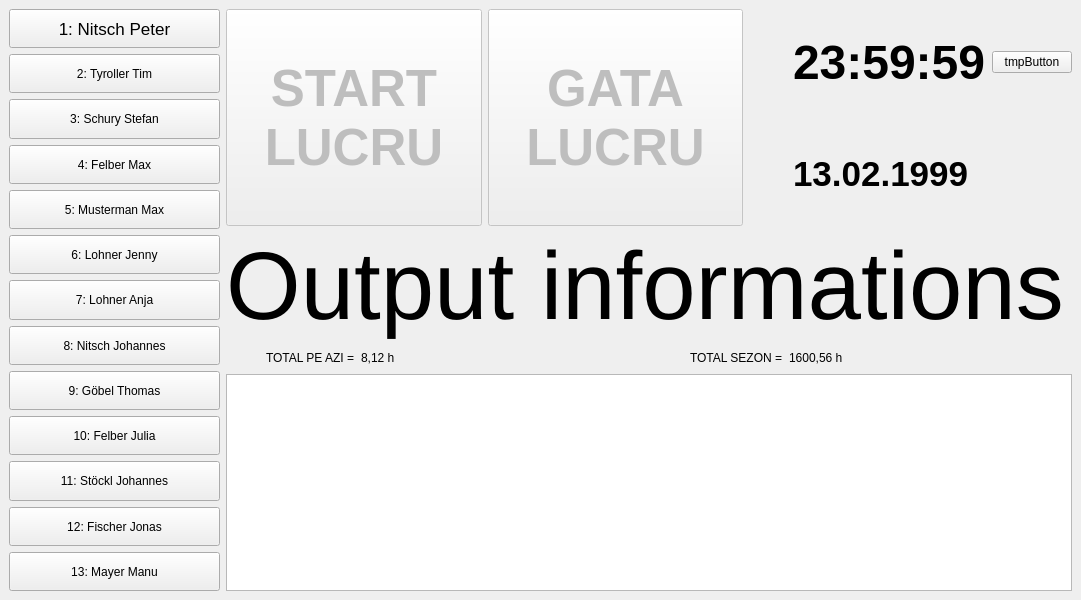
<?xml version="1.0" encoding="UTF-8"?>
<ui version="4.0">
 <class>MainWindow</class>
 <widget class="QMainWindow" name="MainWindow">
  <property name="geometry">
   <rect>
    <x>0</x>
    <y>0</y>
    <width>1081</width>
    <height>600</height>
   </rect>
  </property>
  <property name="sizePolicy">
   <sizepolicy hsizetype="Expanding" vsizetype="Expanding">
    <horstretch>0</horstretch>
    <verstretch>0</verstretch>
   </sizepolicy>
  </property>
  <property name="windowTitle">
   <string>MainWindow</string>
  </property>
  <widget class="QWidget" name="centralwidget">
   <property name="sizePolicy">
    <sizepolicy hsizetype="Expanding" vsizetype="Expanding">
     <horstretch>0</horstretch>
     <verstretch>0</verstretch>
    </sizepolicy>
   </property>
   <layout class="QGridLayout" name="gridLayout" columnstretch="1,4">
    <item row="0" column="0">
     <layout class="QVBoxLayout" name="verticalLayout_mainLeft">
      <item>
       <widget class="QPushButton" name="pushButton">
        <property name="sizePolicy">
         <sizepolicy hsizetype="Expanding" vsizetype="Expanding">
          <horstretch>0</horstretch>
          <verstretch>0</verstretch>
         </sizepolicy>
        </property>
        <property name="font">
         <font>
          <pointsize>13</pointsize>
          <bold>false</bold>
         </font>
        </property>
        <property name="text">
         <string>1: Nitsch Peter</string>
        </property>
        <property name="autoDefault">
         <bool>false</bool>
        </property>
       </widget>
      </item>
      <item>
       <widget class="QPushButton" name="pushButton_2">
        <property name="sizePolicy">
         <sizepolicy hsizetype="Expanding" vsizetype="Expanding">
          <horstretch>0</horstretch>
          <verstretch>0</verstretch>
         </sizepolicy>
        </property>
        <property name="text">
         <string>2: Tyroller Tim</string>
        </property>
       </widget>
      </item>
      <item>
       <widget class="QPushButton" name="pushButton_3">
        <property name="sizePolicy">
         <sizepolicy hsizetype="Expanding" vsizetype="Expanding">
          <horstretch>0</horstretch>
          <verstretch>0</verstretch>
         </sizepolicy>
        </property>
        <property name="text">
         <string>3: Schury Stefan</string>
        </property>
       </widget>
      </item>
      <item>
       <widget class="QPushButton" name="pushButton_4">
        <property name="sizePolicy">
         <sizepolicy hsizetype="Expanding" vsizetype="Expanding">
          <horstretch>0</horstretch>
          <verstretch>0</verstretch>
         </sizepolicy>
        </property>
        <property name="text">
         <string>4: Felber Max</string>
        </property>
       </widget>
      </item>
      <item>
       <widget class="QPushButton" name="pushButton_5">
        <property name="sizePolicy">
         <sizepolicy hsizetype="Expanding" vsizetype="Expanding">
          <horstretch>0</horstretch>
          <verstretch>0</verstretch>
         </sizepolicy>
        </property>
        <property name="text">
         <string>5: Musterman Max</string>
        </property>
       </widget>
      </item>
      <item>
       <widget class="QPushButton" name="pushButton_6">
        <property name="sizePolicy">
         <sizepolicy hsizetype="Expanding" vsizetype="Expanding">
          <horstretch>0</horstretch>
          <verstretch>0</verstretch>
         </sizepolicy>
        </property>
        <property name="text">
         <string>6: Lohner Jenny</string>
        </property>
       </widget>
      </item>
      <item>
       <widget class="QPushButton" name="pushButton_7">
        <property name="sizePolicy">
         <sizepolicy hsizetype="Expanding" vsizetype="Expanding">
          <horstretch>0</horstretch>
          <verstretch>0</verstretch>
         </sizepolicy>
        </property>
        <property name="text">
         <string>7: Lohner Anja</string>
        </property>
       </widget>
      </item>
      <item>
       <widget class="QPushButton" name="pushButton_8">
        <property name="sizePolicy">
         <sizepolicy hsizetype="Expanding" vsizetype="Expanding">
          <horstretch>0</horstretch>
          <verstretch>0</verstretch>
         </sizepolicy>
        </property>
        <property name="text">
         <string>8: Nitsch Johannes</string>
        </property>
       </widget>
      </item>
      <item>
       <widget class="QPushButton" name="pushButton_9">
        <property name="sizePolicy">
         <sizepolicy hsizetype="Expanding" vsizetype="Expanding">
          <horstretch>0</horstretch>
          <verstretch>0</verstretch>
         </sizepolicy>
        </property>
        <property name="text">
         <string>9: Göbel Thomas</string>
        </property>
       </widget>
      </item>
      <item>
       <widget class="QPushButton" name="pushButton_10">
        <property name="sizePolicy">
         <sizepolicy hsizetype="Expanding" vsizetype="Expanding">
          <horstretch>0</horstretch>
          <verstretch>0</verstretch>
         </sizepolicy>
        </property>
        <property name="text">
         <string>10: Felber Julia</string>
        </property>
       </widget>
      </item>
      <item>
       <widget class="QPushButton" name="pushButton_11">
        <property name="sizePolicy">
         <sizepolicy hsizetype="Expanding" vsizetype="Expanding">
          <horstretch>0</horstretch>
          <verstretch>0</verstretch>
         </sizepolicy>
        </property>
        <property name="text">
         <string>11: Stöckl Johannes</string>
        </property>
       </widget>
      </item>
      <item>
       <widget class="QPushButton" name="pushButton_12">
        <property name="sizePolicy">
         <sizepolicy hsizetype="Expanding" vsizetype="Expanding">
          <horstretch>0</horstretch>
          <verstretch>0</verstretch>
         </sizepolicy>
        </property>
        <property name="text">
         <string>12: Fischer Jonas</string>
        </property>
       </widget>
      </item>
      <item>
       <widget class="QPushButton" name="pushButton_13">
        <property name="sizePolicy">
         <sizepolicy hsizetype="Expanding" vsizetype="Expanding">
          <horstretch>0</horstretch>
          <verstretch>0</verstretch>
         </sizepolicy>
        </property>
        <property name="text">
         <string>13: Mayer Manu</string>
        </property>
       </widget>
      </item>
     </layout>
    </item>
    <item row="0" column="1">
     <layout class="QVBoxLayout" name="verticalLayout_mainRight" stretch="2,1,0,2">
      <item>
       <layout class="QHBoxLayout" name="horizontalLayout_inputs" stretch="1,1,1">
        <item>
         <widget class="QPushButton" name="pushButton_come">
          <property name="enabled">
           <bool>false</bool>
          </property>
          <property name="sizePolicy">
           <sizepolicy hsizetype="Expanding" vsizetype="Expanding">
            <horstretch>0</horstretch>
            <verstretch>0</verstretch>
           </sizepolicy>
          </property>
          <property name="font">
           <font>
            <pointsize>38</pointsize>
            <bold>true</bold>
           </font>
          </property>
          <property name="text">
           <string>START
LUCRU</string>
          </property>
         </widget>
        </item>
        <item>
         <widget class="QPushButton" name="pushButton_go">
          <property name="enabled">
           <bool>false</bool>
          </property>
          <property name="sizePolicy">
           <sizepolicy hsizetype="Expanding" vsizetype="Expanding">
            <horstretch>0</horstretch>
            <verstretch>0</verstretch>
           </sizepolicy>
          </property>
          <property name="font">
           <font>
            <pointsize>38</pointsize>
            <bold>true</bold>
           </font>
          </property>
          <property name="text">
           <string>GATA
LUCRU</string>
          </property>
         </widget>
        </item>
        <item>
         <layout class="QVBoxLayout" name="verticalLayout_dateTime" stretch="1,1">
          <item>
           <layout class="QHBoxLayout" name="horizontalLayout_time" stretch="0,0,0">
            <item>
             <widget class="QLabel" name="label_timeIcon">
              <property name="sizePolicy">
               <sizepolicy hsizetype="Minimum" vsizetype="Minimum">
                <horstretch>0</horstretch>
                <verstretch>0</verstretch>
               </sizepolicy>
              </property>
              <property name="minimumSize">
               <size>
                <width>38</width>
                <height>38</height>
               </size>
              </property>
              <property name="maximumSize">
               <size>
                <width>38</width>
                <height>38</height>
               </size>
              </property>
              <property name="text">
               <string/>
              </property>
              <property name="pixmap">
               <pixmap resource="resources.qrc">:/images/clock.png</pixmap>
              </property>
              <property name="scaledContents">
               <bool>true</bool>
              </property>
              <property name="alignment">
               <set>Qt::AlignRight|Qt::AlignTrailing|Qt::AlignVCenter</set>
              </property>
             </widget>
            </item>
            <item>
             <widget class="QLabel" name="label_time">
              <property name="sizePolicy">
               <sizepolicy hsizetype="Expanding" vsizetype="Expanding">
                <horstretch>0</horstretch>
                <verstretch>0</verstretch>
               </sizepolicy>
              </property>
              <property name="font">
               <font>
                <pointsize>36</pointsize>
                <bold>true</bold>
               </font>
              </property>
              <property name="text">
               <string>23:59:59</string>
              </property>
              <property name="alignment">
               <set>Qt::AlignLeading|Qt::AlignLeft|Qt::AlignVCenter</set>
              </property>
             </widget>
            </item>
            <item>
             <widget class="QPushButton" name="tmpButton">
              <property name="text">
               <string>tmpButton</string>
              </property>
             </widget>
            </item>
           </layout>
          </item>
          <item>
           <layout class="QHBoxLayout" name="horizontalLayout_date">
            <item>
             <widget class="QLabel" name="label_dateIcon">
              <property name="sizePolicy">
               <sizepolicy hsizetype="Fixed" vsizetype="Fixed">
                <horstretch>0</horstretch>
                <verstretch>0</verstretch>
               </sizepolicy>
              </property>
              <property name="minimumSize">
               <size>
                <width>38</width>
                <height>38</height>
               </size>
              </property>
              <property name="maximumSize">
               <size>
                <width>38</width>
                <height>38</height>
               </size>
              </property>
              <property name="text">
               <string/>
              </property>
              <property name="pixmap">
               <pixmap resource="resources.qrc">:/images/calendar.png</pixmap>
              </property>
              <property name="scaledContents">
               <bool>true</bool>
              </property>
              <property name="alignment">
               <set>Qt::AlignRight|Qt::AlignTrailing|Qt::AlignVCenter</set>
              </property>
             </widget>
            </item>
            <item>
             <widget class="QLabel" name="label_date">
              <property name="sizePolicy">
               <sizepolicy hsizetype="Expanding" vsizetype="Expanding">
                <horstretch>0</horstretch>
                <verstretch>0</verstretch>
               </sizepolicy>
              </property>
              <property name="font">
               <font>
                <pointsize>26</pointsize>
                <bold>true</bold>
               </font>
              </property>
              <property name="text">
               <string>13.02.1999</string>
              </property>
              <property name="alignment">
               <set>Qt::AlignLeading|Qt::AlignLeft|Qt::AlignVCenter</set>
              </property>
             </widget>
            </item>
           </layout>
          </item>
         </layout>
        </item>
       </layout>
      </item>
      <item>
       <widget class="QLabel" name="label_output">
        <property name="sizePolicy">
         <sizepolicy hsizetype="Expanding" vsizetype="Expanding">
          <horstretch>0</horstretch>
          <verstretch>0</verstretch>
         </sizepolicy>
        </property>
        <property name="text">
         <string>&lt;html&gt;&lt;head/&gt;&lt;body&gt;&lt;p&gt;&lt;span style=&quot; font-size:72pt;&quot;&gt;Output informations&lt;/span&gt;&lt;/p&gt;&lt;/body&gt;&lt;/html&gt;</string>
        </property>
       </widget>
      </item>
      <item>
       <layout class="QHBoxLayout" name="horizontalLayout_workTime" stretch="0,1,8,0,2,8">
        <item>
         <spacer name="horizontalSpacer_1_workTime">
          <property name="orientation">
           <enum>Qt::Horizontal</enum>
          </property>
          <property name="sizeHint" stdset="0">
           <size>
            <width>40</width>
            <height>20</height>
           </size>
          </property>
         </spacer>
        </item>
        <item>
         <widget class="QLabel" name="label_day">
          <property name="text">
           <string>TOTAL PE AZI =</string>
          </property>
         </widget>
        </item>
        <item>
         <widget class="QLabel" name="label_timeDay">
          <property name="text">
           <string>8,12 h </string>
          </property>
         </widget>
        </item>
        <item>
         <spacer name="horizontalSpacer_2_workTime">
          <property name="orientation">
           <enum>Qt::Horizontal</enum>
          </property>
          <property name="sizeHint" stdset="0">
           <size>
            <width>40</width>
            <height>20</height>
           </size>
          </property>
         </spacer>
        </item>
        <item>
         <widget class="QLabel" name="label_season">
          <property name="text">
           <string>TOTAL SEZON =</string>
          </property>
         </widget>
        </item>
        <item>
         <widget class="QLabel" name="label_timeSeason">
          <property name="text">
           <string>1600,56 h</string>
          </property>
         </widget>
        </item>
       </layout>
      </item>
      <item>
       <widget class="QTableView" name="tableView_timeStamps"/>
      </item>
     </layout>
    </item>
   </layout>
  </widget>
 </widget>
 <resources>
  <include location="resources.qrc"/>
 </resources>
 <connections/>
</ui>
